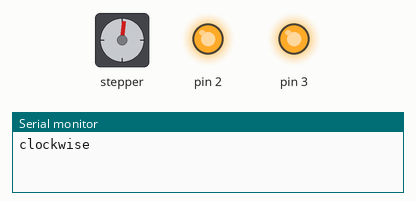
A sketch run on a simulated Arduino Uno, built with avr-gcc and run on an emulated ATmega328P. Parts: stepper motor, output pins drawn as LEDs (lit = HIGH), the last lines printed to the serial monitor. Stepper angles assume 200 steps per turn.

Above: at 0.05 s.
At 0.75 s:
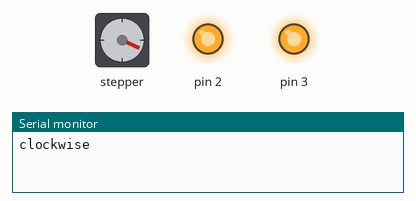
At 3.75 s:
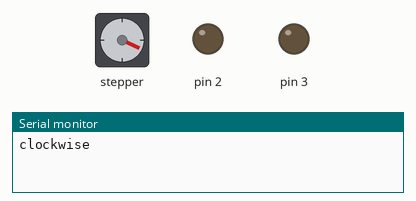
At 7.55 s:
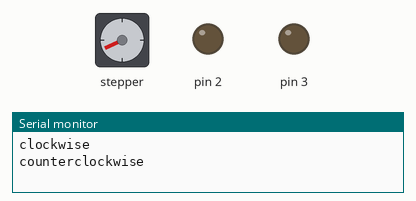
At 10.65 s:
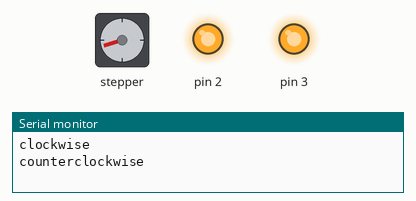
At 15.05 s:
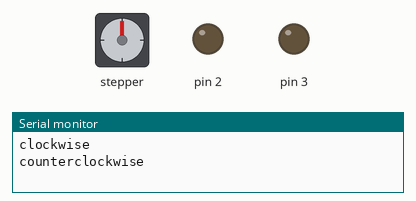
Timing chart, 0 to 19.7 s (numbered marks = the images above):
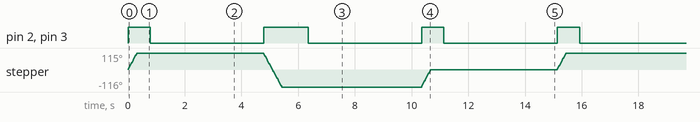

Measured:
- by itself, pin 2, pin 3: repeats every 15.1 s: LOW 4.0 s, HIGH 1.6 s, LOW 4.0 s, HIGH 0.78 s, LOW 4.0 s, HIGH 0.79 s
- by itself, stepper: turns 115° clockwise in 0.30 s, then 231° counter-clockwise in 0.62 s, then 116° clockwise in 0.30 s, repeating every 15.1 s

The sketch:

stepper_NEWTEST.ino
```cpp
/*
 Stepper Motor Control - one revolution

 This program drives a unipolar or bipolar stepper motor.
 The motor is attached to digital pins 8 - 11 of the Arduino.

 The motor should revolve one revolution in one direction, then
 one revolution in the other direction.


 Created 11 Mar. 2007
 Modified 30 Nov. 2009
 by Tom Igoe

 */

#include <Stepper.h>

const int stepsPerRevolution = 200;  // change this to fit the number of steps per revolution
// for your motor

// initialize the stepper library on pins 8 through 11:
Stepper myStepper(stepsPerRevolution, 8, 9, 11, 10);

void setup() {
  pinMode(2,OUTPUT);
  pinMode(3,OUTPUT);
  // set the speed at 60 rpm:
  myStepper.setSpeed(60);
  // initialize the serial port:
  Serial.begin(9600);
}

void loop() {
  // step one revolution  in one direction:
  Serial.println("clockwise");
  digitalWrite(3,HIGH);
  digitalWrite(2,HIGH);
  myStepper.step(64);
  delay(465);
  digitalWrite(3,LOW);
  digitalWrite(2,LOW);
  delay(4000);

  // step one revolution in the other direction:
  Serial.println("counterclockwise");
  digitalWrite(3,HIGH);
  digitalWrite(2,HIGH);
  myStepper.step(-128);
  delay(920);
  digitalWrite(3,LOW);
  digitalWrite(2,LOW);
  delay(4000);

 digitalWrite(3,HIGH);
  digitalWrite(2,HIGH);
  myStepper.step(64);
  delay(460);
  digitalWrite(3,LOW);
  digitalWrite(2,LOW);
  delay(4000);
}
```
